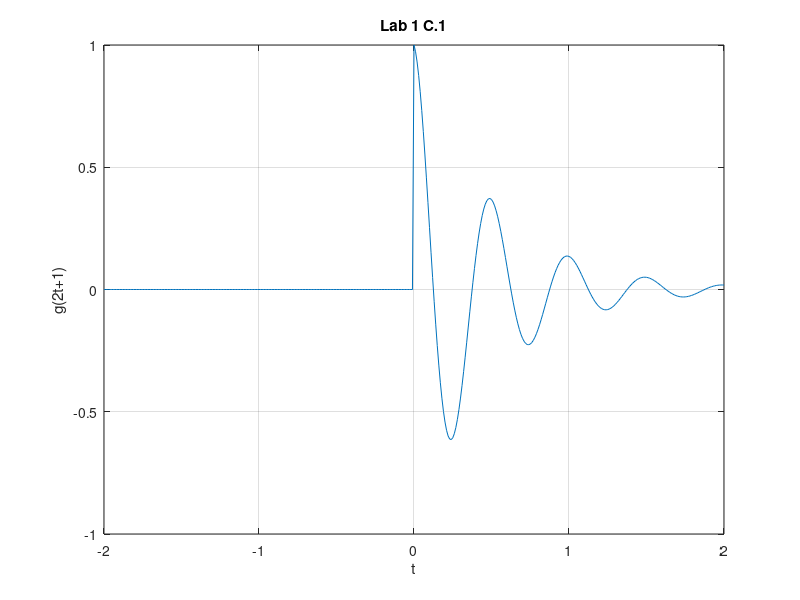

Recreate this plot in MATLAB.
clf;
clc;
clear;

f = @(t) exp(-2.*t).*cos(4.*pi.*t); %f equation
u = @(t) 1.0.*(t>=0); %u equation 
g = @(t) f(t).*u(t); %g equation f*u
t = (-2:0.01:2); %time domain and intervals

plot(t,g(t)); %Plot  function
xlabel('t'); 
ylabel('g(2t+1)'); 
grid; %creates gridlines
title('Lab 1 C.1')

